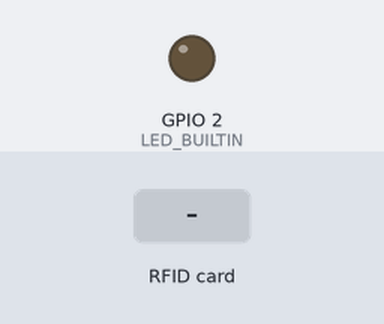
The sketch below on a simulated ESP8266 (NodeMCU). Shown: output pins drawn as LEDs (lit = HIGH, except the on-board LED, lit = LOW). The test bench sets the inputs (shaded band). WiFi joins after 1.5 s; servers stay silent unless stated; uploads are accepted with an empty reply; what the sketch prints to the serial monitor is not drawn.

Above: at 2.7 s.
2.8 s: RFID card 5E 7A 19 C4 held to the reader
At 3.6 s:
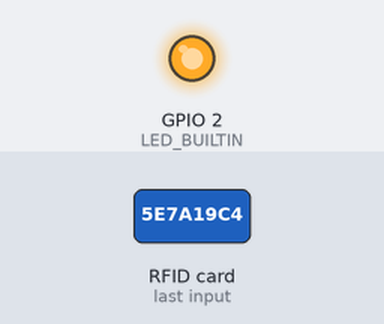
Timing chart, 0 to 7.8 s (numbered marks = the images above; inputs shaded):
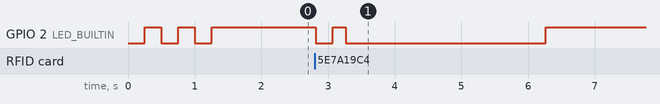

The sketch:

esp8266.ino
```cpp
#include <ESP8266WiFi.h>
#include <ESP8266HTTPClient.h>
#include <MFRC522.h>
#include <SPI.h>

#define SERVER_IP "" //Add the server IP or domain

#ifndef STASSID
#define STASSID "your_wifi_ssid"
#define STAPSK "your_wifi_password"
#define SS_PIN 4
#define RST_PIN 5
#endif

MFRC522 mfrc522(SS_PIN, RST_PIN);

void setup() {
  pinMode(LED_BUILTIN, OUTPUT);
  Serial.begin(115200);
  //Wifi Stuff here ...
  WiFi.begin(STASSID, STAPSK);

  while(WiFi.status() != WL_CONNECTED) {
  digitalWrite(LED_BUILTIN, 0);
  Serial.print(".");
  delay(250);
  digitalWrite(LED_BUILTIN, 1);
  delay(250);
  }

  digitalWrite(LED_BUILTIN, 1);
  Serial.print("Connected to: ");
  Serial.println(STASSID);
  Serial.print("IP Adress: ");
  Serial.println(WiFi.localIP());

  //MFRC522 Stuff here...

  SPI.begin();   mfrc522.PCD_Init();
  Serial.println("Approchez votre carte RFID: ");
  }

 void loop() {   //Nothing should work before WiFi connection is established

  if (WiFi.status() == WL_CONNECTED) {
  //Create an instance of WiFiClient and an instance of HTTPClient class
  WiFiClient client;
  HTTPClient http;

  //If there's no card present
  if (!mfrc522.PICC_IsNewCardPresent()) {
    return;
  }
  if (!mfrc522.PICC_ReadCardSerial()) {
    return;
  }

    //Blink the LED_BUILTIN when a Card is deteceted
  digitalWrite(LED_BUILTIN, 0);
  delay(250);
  digitalWrite(LED_BUILTIN, 1);
  Serial.print("Card UID: ");
  String uid = "";
  byte letter;

    for (byte i = 0; i < mfrc522.uid.size; i++) {
    uid.concat(String(mfrc522.uid.uidByte[i] < 0x10 ? "0" : ""));
    uid.concat(String(mfrc522.uid.uidByte[i], HEX));
  }
    uid.toUpperCase();
    Serial.println(uid);

    //Sending the Card UID to the WebServer

     Serial.println("HTTP connection begins ... ");

     //Connect to the server and set Header of the POST request
   http.begin(client, "http://" SERVER_IP "/");
   http.addHeader("Content-Type", "application/json");

     //Sending the post request and get the HTTP response status code

     int statusCode = http.POST("{\"uid\":\"" + uid + "\"}");

     // statusCode will be negative on error
   if (statusCode > 0) {

      //HTTP header has been send and Server response header has been handled
      Serial.printf("[HTTP] POST... code: %d\n", statusCode);

    //file found at server
    if (statusCode == HTTP_CODE_OK) {
      const String& payload = http.getString();
      Serial.println("received payload:\n<<");
      Serial.println(payload);
      Serial.println(">>");
      digitalWrite(LED_BUILTIN, 0);
      delay(3000);
      digitalWrite(LED_BUILTIN, 1);
      }
    }
    else {
      Serial.printf("[HTTP] POST... failed, error: %s\n",
      http.errorToString(statusCode).c_str());
      digitalWrite(LED_BUILTIN, 0);
      delay(3000);
      digitalWrite(LED_BUILTIN, 1);
    }

  http .end();
    }
  }
```

Measured:
- after the input at 2.8 s, GPIO 2 (LED_BUILTIN): HIGH → LOW at once, → HIGH 0.25 s later, → LOW 0.20 s later, → HIGH 3.0 s later
